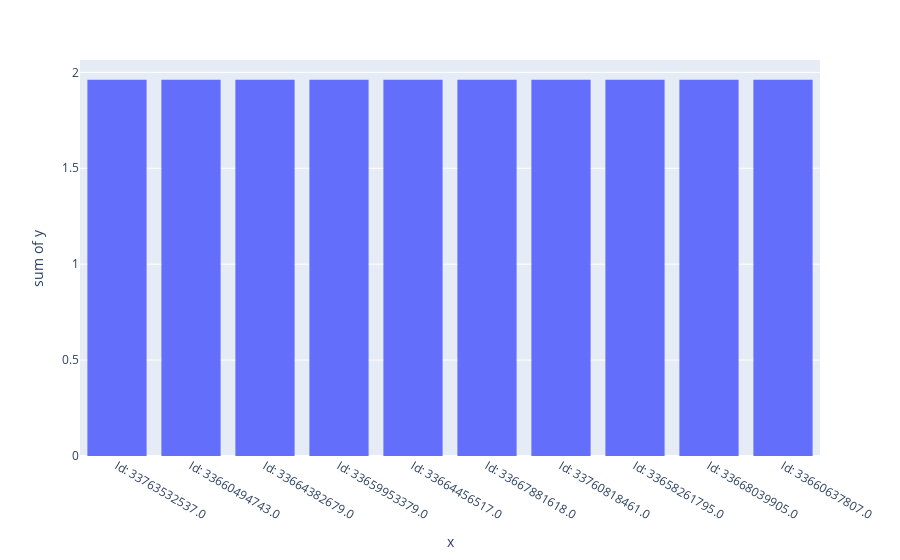

Source (notebook cell):
### Code cell
hist(top10_satisfied)

### Figure 1 — Plotly figure (JSON) as saved in the notebook; plotly's stock layout.template omitted (floating-point values rounded to 4 significant figures)
{"data": [{"alignmentgroup": "True", "bingroup": "x", "histfunc": "sum", "hovertemplate": "x=%{x}<br>sum of y=%{y}<extra></extra>", "legendgroup": "", "marker": {"color": "#636efa", "pattern": {"shape": ""}}, "name": "", "offsetgroup": "", "orientation": "v", "showlegend": false, "type": "histogram", "x": ["Id: 33763532537.0", "Id: 33660494743.0", "Id: 33664382679.0", "Id: 33659953379.0", "Id: 33664456517.0", "Id: 33667881618.0", "Id: 33760818461.0", "Id: 33658261795.0", "Id: 33668039905.0", "Id: 33660637807.0"], "xaxis": "x", "y": [1.961, 1.961, 1.961, 1.961, 1.961, 1.961, 1.961, 1.961, 1.961, 1.961], "yaxis": "y"}], "layout": {"barmode": "relative", "legend": {"tracegroupgap": 0}, "margin": {"t": 60}, "xaxis": {"anchor": "y", "domain": [0, 1], "title": {"text": "x"}}, "yaxis": {"anchor": "x", "domain": [0, 1], "title": {"text": "sum of y"}}}}
